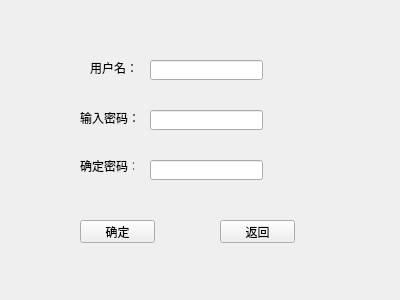
<?xml version="1.0" encoding="UTF-8"?>
<ui version="4.0">
 <class>CRegist</class>
 <widget class="QWidget" name="CRegist">
  <property name="geometry">
   <rect>
    <x>0</x>
    <y>0</y>
    <width>400</width>
    <height>300</height>
   </rect>
  </property>
  <property name="windowTitle">
   <string>Form</string>
  </property>
  <widget class="QLabel" name="label">
   <property name="geometry">
    <rect>
     <x>90</x>
     <y>60</y>
     <width>54</width>
     <height>16</height>
    </rect>
   </property>
   <property name="text">
    <string>用户名：</string>
   </property>
  </widget>
  <widget class="QLineEdit" name="lineEdit">
   <property name="geometry">
    <rect>
     <x>150</x>
     <y>60</y>
     <width>113</width>
     <height>20</height>
    </rect>
   </property>
  </widget>
  <widget class="QLineEdit" name="lineEdit_2">
   <property name="geometry">
    <rect>
     <x>150</x>
     <y>110</y>
     <width>113</width>
     <height>20</height>
    </rect>
   </property>
  </widget>
  <widget class="QLabel" name="label_2">
   <property name="geometry">
    <rect>
     <x>80</x>
     <y>110</y>
     <width>71</width>
     <height>16</height>
    </rect>
   </property>
   <property name="text">
    <string>输入密码：</string>
   </property>
  </widget>
  <widget class="QLineEdit" name="lineEdit_3">
   <property name="geometry">
    <rect>
     <x>150</x>
     <y>160</y>
     <width>113</width>
     <height>20</height>
    </rect>
   </property>
  </widget>
  <widget class="QLabel" name="label_3">
   <property name="geometry">
    <rect>
     <x>80</x>
     <y>160</y>
     <width>54</width>
     <height>12</height>
    </rect>
   </property>
   <property name="text">
    <string>确定密码：</string>
   </property>
  </widget>
  <widget class="QPushButton" name="pushButton">
   <property name="geometry">
    <rect>
     <x>80</x>
     <y>220</y>
     <width>75</width>
     <height>23</height>
    </rect>
   </property>
   <property name="text">
    <string>确定</string>
   </property>
  </widget>
  <widget class="QPushButton" name="pushButton_2">
   <property name="geometry">
    <rect>
     <x>220</x>
     <y>220</y>
     <width>75</width>
     <height>23</height>
    </rect>
   </property>
   <property name="text">
    <string>返回</string>
   </property>
  </widget>
 </widget>
 <resources/>
 <connections/>
</ui>
